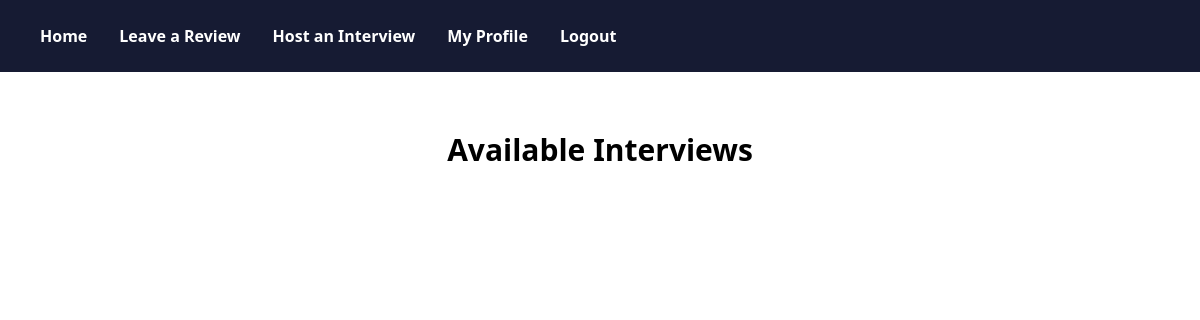
Page /home/ on the earlier database version.
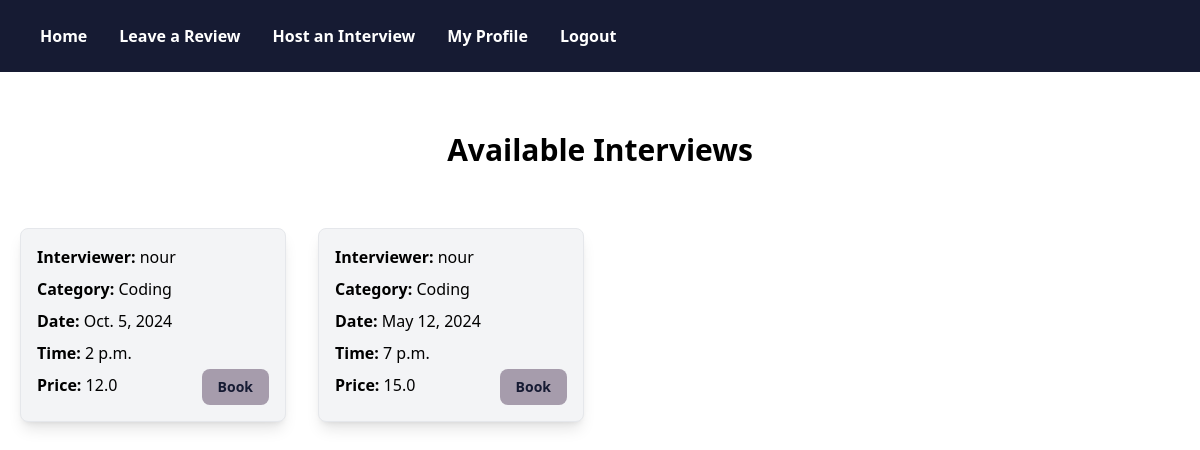
Same page on the later database version.
### core/models.py (models this page shows)
class Interview(models.Model):
    interviewer = models.ForeignKey(User, on_delete=models.SET_NULL, blank=True, null=True)
    interview_date = models.DateField(null=True)
    interview_time = models.TimeField(null=True)
    category = models.CharField(max_length=100, null=True, blank=True)
    duration = models.DurationField(null=True, blank=True)
    price = models.FloatField(null=True, blank=True)

### core/views.py (the view)
# urls.py: 2. Add a URL to urlpatterns:  path('', views.home, name='home')
def home(request):
    interviews = Interview.objects.all()
    return render(request, 'home.html', {'interviews': interviews})

### core/templates/home.html (shortened to what this page needs)
{% extends 'base.html' %}
{% load static %}
    {% block content %}
<div class="flex flex-col justify-center">
    <h1 class="flex font-bold items-start justify-center text-3xl m-5 py-8">Available Interviews</h1>
    <div class="w-full flex justify-center" >
        <div class="grid grid-cols-3 md:grid-cols-4 lg:grid-cols-4 gap-8 w-full px-5">
            {% for interview in interviews %}
            <div class="border p-4 rounded-lg mb-4 bg-gray-100 shadow-lg relative">
                <ul class="max-w-full">
                    <li class="mb-2"><span class="font-bold">Interviewer:</span> {{ interview.interviewer }}</li>
                    <li class="mb-2"><span class="font-bold">Category:</span> {{ interview.category }}</li>
                    <li class="mb-2"><span class="font-bold">Date:</span> {{ interview.interview_date }}</li>
                    <li class="mb-2"><span class="font-bold">Time:</span> {{ interview.interview_time }}</li>
                    <li class="mb-2"><span class="font-bold">Price:</span> {{ interview.price }}</li>
                </ul>
                <form method="post" action="{%url 'book'%}">
                    <button type="submit" class="bg-customSec rounded-lg px-4 py-2 text-customMain font-bold text-sm hover:bg-customMain hover:text-customSec absolute bottom-4 right-4">Book</button>
                </form>
            </div>
            {% endfor %}
      </div>
    </div>
</div>
{% endblock %}

### core/templates/base.html (shortened to what this page needs)
{% load static %}
<!DOCTYPE html>
<html lang="en">
<head>
  <link rel="stylesheet" href="{% static 'dist/output.css' %}">
</head>
<body class="h-screen">
  <header class="bg-customMain flex p-4 m-0 px-6">
      <div class=" bg-customMain flex justify-between h-full mr-0">
        <nav id="menu" class=" bg-customMain flex flex-row items-center">
          <a href="{% url 'home' %}" class="block py-2 px-4 text-white font-bold hover:bg-white hover:text-blue rounded-lg">Home</a>
          <a href="{% url 'feedback' %}" class="block py-2 px-4 text-white font-bold hover:bg-white hover:text-blue rounded-lg">Leave a Review</a>
          <a href="{% url 'host' %}" class="block py-2 px-4 text-white font-bold hover:bg-white hover:text-blue rounded-lg">Host an Interview</a>
          <a href="{% url 'my-profile' %}" class="block py-2 px-4 text-white font-bold hover:bg-white hover:text-blue rounded-lg">My Profile</a>
          <a href="{% url 'index' %}" class="block py-2 px-4 text-white font-bold hover:bg-white hover:text-blue rounded-lg">Logout</a>
        </nav>
      </div>
  </header>
  <main class="h-full">
      {% block content %}{% endblock %}
  </main>
</body>
</html>

Differences in the rows shown:
added Interview: interviewer "nour", category "Coding", interview_date "Oct. 5, 2024", interview_time "2 p.m.", price "12.0"
added Interview: interviewer "nour", category "Coding", interview_date "May 12, 2024", interview_time "7 p.m.", price "15.0"
